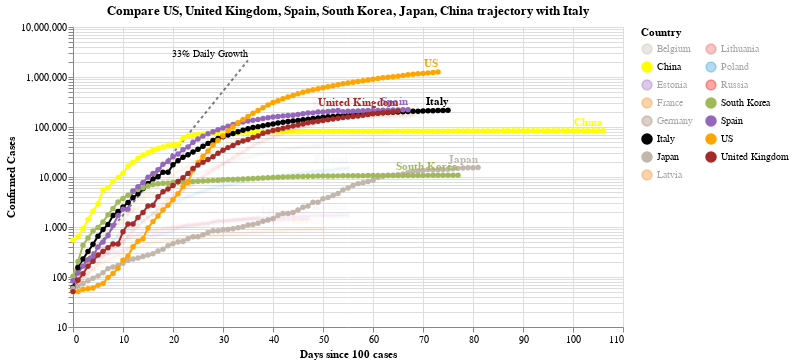

Notebook code cell kept with this figure:
### Code cell
#hide_input
chart2 = make_since_chart(dff2, ['US', 'United Kingdom', 'Spain', 'South Korea', 'Japan', 'China'], baseline_countries)
chart2

### Figure 1 — Vega-Lite specification as saved in the notebook (floating-point values rounded to 4 significant figures; data arrays with more than 128 entries replaced by an {"elided": "..."} marker saying what was removed)
{"config": {"view": {"continuousWidth": 400, "continuousHeight": 300}}, "layer": [{"mark": {"type": "line", "color": "black", "opacity": 0.5, "strokeDash": [3, 3]}, "encoding": {"x": {"type": "quantitative", "field": "Days since 100 cases"}, "y": {"type": "quantitative", "field": "Confirmed Cases"}}}, {"mark": {"type": "text", "align": "right", "dy": -6, "fontSize": 10, "text": "33% Daily Growth"}, "encoding": {"x": {"type": "quantitative", "field": "Days since 100 cases"}, "y": {"type": "quantitative", "field": "Confirmed Cases"}}, "transform": [{"filter": "(datum['Days since 100 cases'] >= 35)"}]}, {"data": {"name": "data-a58c63f9ff5823d68f13178570572ab0"}, "mark": {"type": "line", "point": true}, "encoding": {"color": {"type": "nominal", "field": "Country", "legend": {"columns": 2}, "scale": {"domain": ["Belgium", "China", "Estonia", "France", "Germany", "Italy", "Japan", "Latvia", "Lithuania", "Poland", "Russia", "South Korea", "Spain", "US", "United Kingdom"], "range": ["#C1B7AD", "yellow", "#9467bd", "#F58518", "#9D755D", "black", "#C1B7AD", "#F58518", "#E45756", "#2495D3", "red", "#A1BA59", "#9467bd", "orange", "brown"]}}, "opacity": {"condition": {"value": 1, "selection": "selector005"}, "value": 0.05}, "tooltip": [{"type": "nominal", "field": "Country"}, {"type": "temporal", "field": "Date"}, {"type": "quantitative", "field": "Confirmed Cases"}, {"type": "quantitative", "field": "Days since 100 cases"}], "x": {"type": "quantitative", "field": "Days since 100 cases"}, "y": {"type": "quantitative", "field": "Confirmed Cases", "scale": {"type": "log"}}}, "selection": {"selector005": {"type": "multi", "fields": ["Country"], "bind": "legend", "init": [{"Country": "US"}, {"Country": "United Kingdom"}, {"Country": "Spain"}, {"Country": "South Korea"}, {"Country": "Japan"}, {"Country": "China"}, {"Country": "Italy"}]}}, "width": 550}, {"data": {"name": "data-a58c63f9ff5823d68f13178570572ab0"}, "mark": {"type": "text", "align": "right", "dy": -8, "fontWeight": "bold"}, "encoding": {"color": {"type": "nominal", "field": "Country", "legend": {"columns": 2}, "scale": {"domain": ["Belgium", "China", "Estonia", "France", "Germany", "Italy", "Japan", "Latvia", "Lithuania", "Poland", "Russia", "South Korea", "Spain", "US", "United Kingdom"], "range": ["#C1B7AD", "yellow", "#9467bd", "#F58518", "#9D755D", "black", "#C1B7AD", "#F58518", "#E45756", "#2495D3", "red", "#A1BA59", "#9467bd", "orange", "brown"]}}, "opacity": {"condition": {"value": 1, "selection": "selector005"}, "value": 0.05}, "text": {"type": "nominal", "field": "Country"}, "tooltip": [{"type": "nominal", "field": "Country"}, {"type": "temporal", "field": "Date"}, {"type": "quantitative", "field": "Confirmed Cases"}, {"type": "quantitative", "field": "Days since 100 cases"}], "x": {"type": "quantitative", "field": "Days since 100 cases"}, "y": {"type": "quantitative", "field": "Confirmed Cases", "scale": {"type": "log"}}}, "transform": [{"filter": "(datum['Date'] >= 1588809600000)"}], "width": 550}], "data": {"name": "data-c1a3bbf4dd040f2e7e8e7a69520e3c2a"}, "title": "Compare US, United Kingdom, Spain, South Korea, Japan, China trajectory with Italy", "$schema": "https://vega.github.io/schema/vega-lite/v4.0.2.json", "datasets": {"data-c1a3bbf4dd040f2e7e8e7a69520e3c2a": [{"Days since 100 cases": 0, "Confirmed Cases": 100.0}, {"Days since 100 cases": 1, "Confirmed Cases": 133.0}, {"Days since 100 cases": 2, "Confirmed Cases": 176.9}, {"Days since 100 cases": 3, "Confirmed Cases": 235.3}, {"Days since 100 cases": 4, "Confirmed Cases": 312.9}, {"Days since 100 cases": 5, "Confirmed Cases": 416.2}, {"Days since 100 cases": 6, "Confirmed Cases": 553.5}, {"Days since 100 cases": 7, "Confirmed Cases": 736.1}, {"Days since 100 cases": 8, "Confirmed Cases": 979.1}, {"Days since 100 cases": 9, "Confirmed Cases": 1302.0}, {"Days since 100 cases": 10, "Confirmed Cases": 1732.0}, {"Days since 100 cases": 11, "Confirmed Cases": 2303.0}, {"Days since 100 cases": 12, "Confirmed Cases": 3064.0}, {"Days since 100 cases": 13, "Confirmed Cases": 4074.0}, {"Days since 100 cases": 14, "Confirmed Cases": 5419.0}, {"Days since 100 cases": 15, "Confirmed Cases": 7207.0}, {"Days since 100 cases": 16, "Confirmed Cases": 9586.0}, {"Days since 100 cases": 17, "Confirmed Cases": 12750.0}, {"Days since 100 cases": 18, "Confirmed Cases": 16960.0}, {"Days since 100 cases": 19, "Confirmed Cases": 22550.0}, {"Days since 100 cases": 20, "Confirmed Cases": 29990.0}, {"Days since 100 cases": 21, "Confirmed Cases": 39890.0}, {"Days since 100 cases": 22, "Confirmed Cases": 53060.0}, {"Days since 100 cases": 23, "Confirmed Cases": 70560.0}, {"Days since 100 cases": 24, "Confirmed Cases": 93850.0}, {"Days since 100 cases": 25, "Confirmed Cases": 124800.0}, {"Days since 100 cases": 26, "Confirmed Cases": 166000.0}, {"Days since 100 cases": 27, "Confirmed Cases": 220800.0}, {"Days since 100 cases": 28, "Confirmed Cases": 293700.0}, {"Days since 100 cases": 29, "Confirmed Cases": 390600.0}, {"Days since 100 cases": 30, "Confirmed Cases": 519500.0}, {"Days since 100 cases": 31, "Confirmed Cases": 690900.0}, {"Days since 100 cases": 32, "Confirmed Cases": 918900.0}, {"Days since 100 cases": 33, "Confirmed Cases": 1222000.0}, {"Days since 100 cases": 34, "Confirmed Cases": 1625000.0}, {"Days since 100 cases": 35, "Confirmed Cases": 2162000.0}], "data-a58c63f9ff5823d68f13178570572ab0": {"elided": "1020 records"}}}
